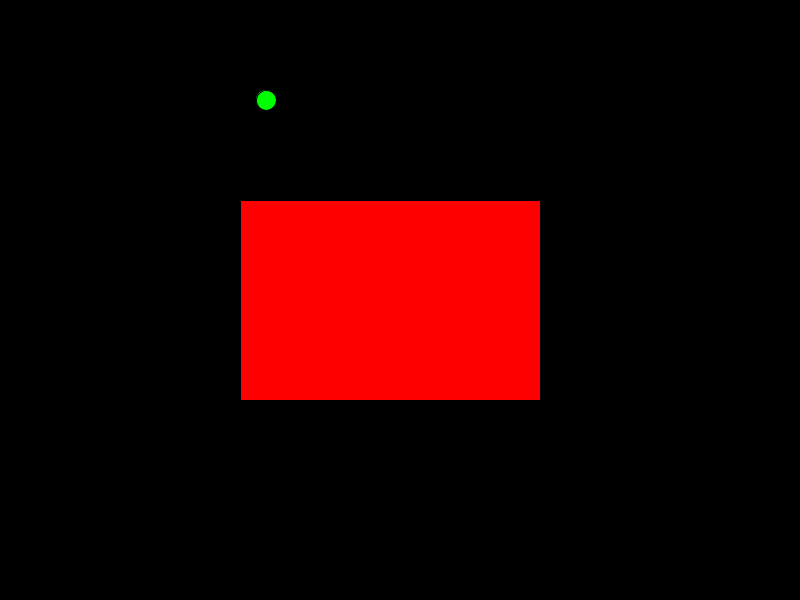
Frame 1 (no input)
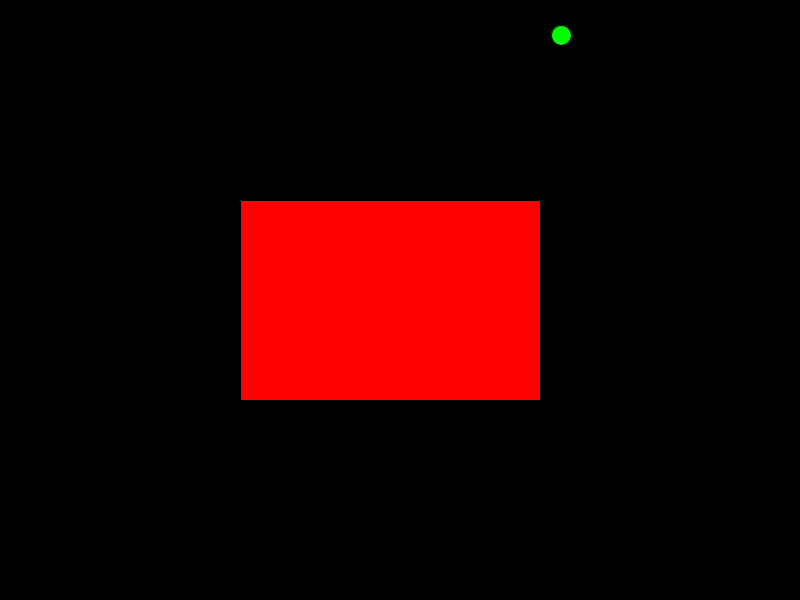
Frame 60 (the mouse pressed at the canvas centre just before this capture)
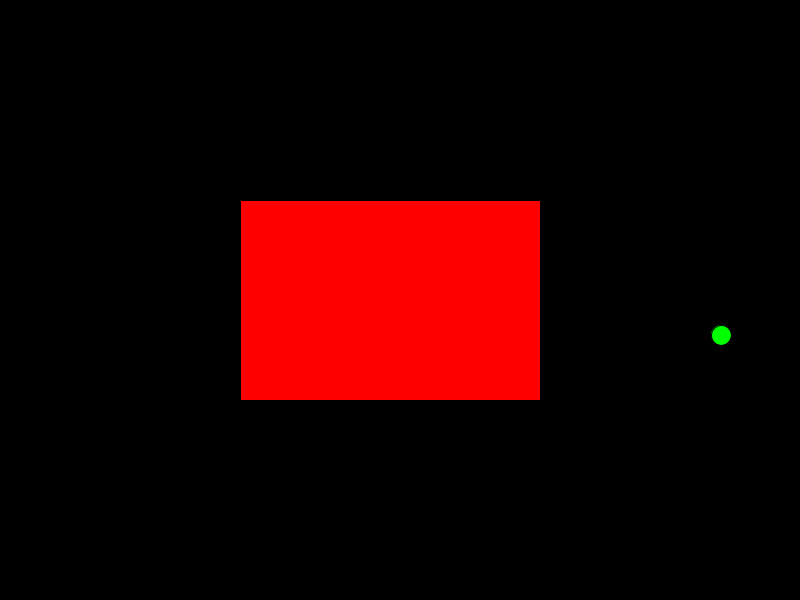
Frame 120 (the mouse held since frame 60 and released just before this capture)

The Processing sketch that drew these frames (run headless with seeded random() and noise(); from frame 60 on, the mouse is pressed at the canvas centre):

// Processing sketch: final_project_new
// ── final_project_new.pde
Ball ball;
Brick brick;

/*void demolition(Brick brick) {
 if (ball.edgeX(brick, 1) || ball.edgeY(brick, 1)) {
 remove(brick);
 }
 }*/

void keyPressed() {
  int k = keyCode;
  if (k == 32 || k == 32)
    if (looping)  noLoop();
    else          loop();
}

void setup() {
  size(800, 600);
  ball = new Ball();
  brick = new Brick();
  /*  for (int j = 0; j < brick.length; j++) {
   brick = new Brick();
   brick.i = j;
   }*/
}

void draw() {
  background(0);
  //for (int j = 0; j < brick.length; j++) {
  ball.act(brick);
  if (brick != null) {
    brick.display();
  }
  // }
}
/*void mouseClicked(){
 ball.position.x=mouseX;
 ball.position.y=mouseY;
 }*/
// ── Ball.pde
class Ball {
  PVector position, velocity;
  float size;
  Ball() {
    position = new PVector(width/3, 100);
    velocity = new PVector(5, 5);
    size = 20;
  }
  void display() {
    fill(0, 255, 0);
    ellipse(position.x, position.y, size, size);
  }
  void move() {
    position.add(velocity);
  }
  void checkBoundaries(Brick brick) {
    if (position.x >= width - size/2) {
      velocity.x *= -1;
    }
    if (position.x <= size/2) { 
      velocity.x *= -1;
    }
    if (position.y >= height - size/2) {
      velocity.y *= -1;
    }
    if (position.y <= size/2) {
      velocity.y *= -1;
    }
    if (leftEdgeX(brick, 1) || rightEdgeX(brick, 1)) {
      if (inRadiusY(brick)) {
        //  println("hit x");
        velocity.x *= -1;
      }
    }
    if (topEdgeY(brick, 1) || bottomEdgeY(brick, 1)) {
      if (inRadiusX(brick)) {
        // println("hit y");
        velocity.y *= -1;
      }
    }
    if (topEdgeY(brick, 10) && rightEdgeX(brick, 10) && velocity.x < 0 && velocity.y > 0 || topEdgeY(brick, 10) && leftEdgeX(brick, 10) && velocity.x > 0 && velocity.y > 0 || bottomEdgeY(brick, 10) && rightEdgeX(brick, 10) && velocity.x < 0 && velocity.y < 0 || bottomEdgeY(brick, 10) && leftEdgeX(brick, 10) && velocity.x > 0 && velocity.y < 0) {
      velocity.mult(-1);
      //println("hit x and y");
    }
  }
  boolean topEdgeY(Brick brick, float precision) {
    return abs(brick.position.y - (position.y + size/2)) <= precision;
  }
  boolean bottomEdgeY(Brick brick, float precision) {
    return abs(position.y-size/2-brick.sizeY-brick.position.y) <= precision;
  }

  boolean inRadiusY(Brick brick) {
    return abs(position.y + size/2) >= brick.position.y && abs(position.y-size/2) <= brick.position.y+brick.sizeY;// || abs(position.y+size/2-brick.position.y) <= 1;
  }

  boolean leftEdgeX(Brick brick, float precision) {
    return abs(position.x + size/2 - brick.position.x) <= precision;
  }

  boolean rightEdgeX(Brick brick, float precision) {
    return abs(position.x-size/2-brick.position.x-brick.sizeX) <= precision;
  }

  boolean inRadiusX(Brick brick) {  
    return abs(position.x + size/2) >= brick.position.x && abs(position.x - size/2) <= brick.position.x+brick.sizeX;
  }
  void act(Brick brick) {
    display();
    checkBoundaries(brick);
    move();
    //  println("(top: " + str(abs(brick.position.y - (position.y + size/2)) <= 10) + ", left: " + str(abs(position.x + size/2 - brick.position.x)<=10) + ", " + str(velocity.x > 0) + ", " + str(velocity.y < 0) + ")");
  }
}
// ── Brick.pde
class Brick {
  PVector position;
  float sizeX, sizeY;
  int i;
  Brick() {
    i = 3;
    sizeX = 300;
    sizeY = 200;
    position = new PVector(i*width/10, height/3);
  }
  void display() {
    fill(255, 0, 0);
    stroke(0);
    rect(i*width/10, position.y, sizeX, sizeY);
  }

  void act() {
    display();
    // demolition(ball,brick);
  }
}
